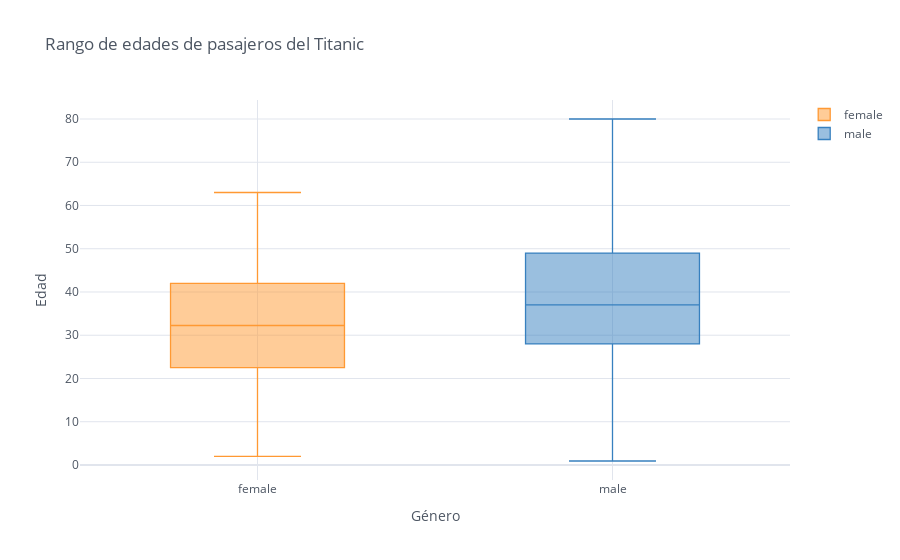

The code cell stored with this chart in its notebook:
### Code cell
# Boxplot o grafico de caja

Data.iplot(kind='box', xTitle='Género',
                    yTitle='Edad', title='Rango de edades de pasajeros del Titanic')

### Figure 1 — Plotly figure (JSON) as saved in the notebook; plotly's stock layout.template omitted (floating-point values rounded to 4 significant figures; data arrays with more than 128 entries replaced by an {"elided": "..."} marker saying what was removed)
{"data": [{"boxpoints": false, "line": {"width": 1.3}, "marker": {"color": "rgba(255, 153, 51, 1.0)"}, "name": "female", "orientation": "v", "type": "box", "y": {"elided": "183 float values"}}, {"boxpoints": false, "line": {"width": 1.3}, "marker": {"color": "rgba(55, 128, 191, 1.0)"}, "name": "male", "orientation": "v", "type": "box", "y": {"elided": "183 float values"}}], "layout": {"legend": {"bgcolor": "#FFFFFF", "font": {"color": "#4D5663"}}, "paper_bgcolor": "#FFFFFF", "plot_bgcolor": "#FFFFFF", "title": {"font": {"color": "#4D5663"}, "text": "Rango de edades de pasajeros del Titanic"}, "xaxis": {"gridcolor": "#E1E5ED", "showgrid": true, "tickfont": {"color": "#4D5663"}, "title": {"font": {"color": "#4D5663"}, "text": "Género"}, "zerolinecolor": "#E1E5ED"}, "yaxis": {"gridcolor": "#E1E5ED", "showgrid": true, "tickfont": {"color": "#4D5663"}, "title": {"font": {"color": "#4D5663"}, "text": "Edad"}, "zerolinecolor": "#E1E5ED"}}}
